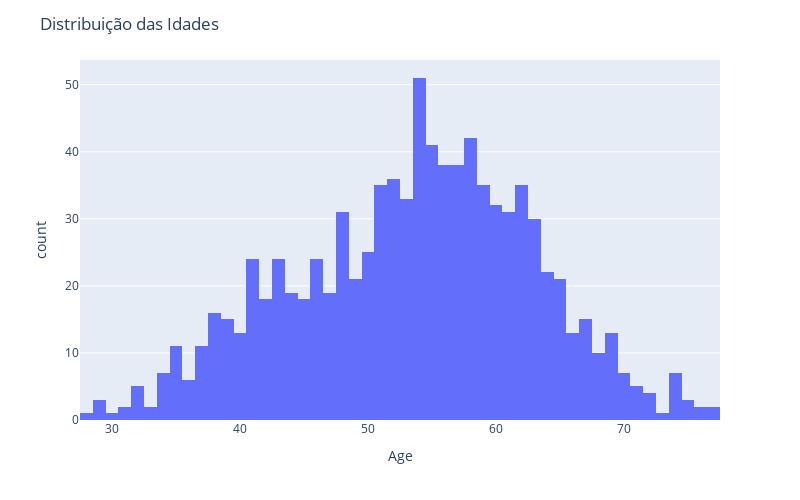

Write notebook code for a chart like this one.
### Code cell
hist1 = px.histogram (df_heart, x  = "Age" , nbins=60)
hist1.update_layout(width=800,height=500,title_text='Distribuição das Idades')
hist1.show()

### Figure 1 — Plotly figure (JSON) as saved in the notebook; plotly's stock layout.template omitted (floating-point values rounded to 4 significant figures; data arrays with more than 128 entries replaced by an {"elided": "..."} marker saying what was removed)
{"data": [{"alignmentgroup": "True", "bingroup": "x", "hovertemplate": "Age=%{x}<br>count=%{y}<extra></extra>", "legendgroup": "", "marker": {"color": "#636efa", "pattern": {"shape": ""}}, "name": "", "nbinsx": 60, "offsetgroup": "", "orientation": "v", "showlegend": false, "type": "histogram", "x": {"elided": "918 int values"}, "xaxis": "x", "yaxis": "y"}], "layout": {"barmode": "relative", "height": 500, "legend": {"tracegroupgap": 0}, "margin": {"t": 60}, "title": {"text": "Distribuição das Idades"}, "width": 800, "xaxis": {"anchor": "y", "autorange": true, "domain": [0, 1], "range": [27.5, 77.5], "title": {"text": "Age"}, "type": "linear"}, "yaxis": {"anchor": "x", "autorange": true, "domain": [0, 1], "range": [0, 53.68], "title": {"text": "count"}}}}
